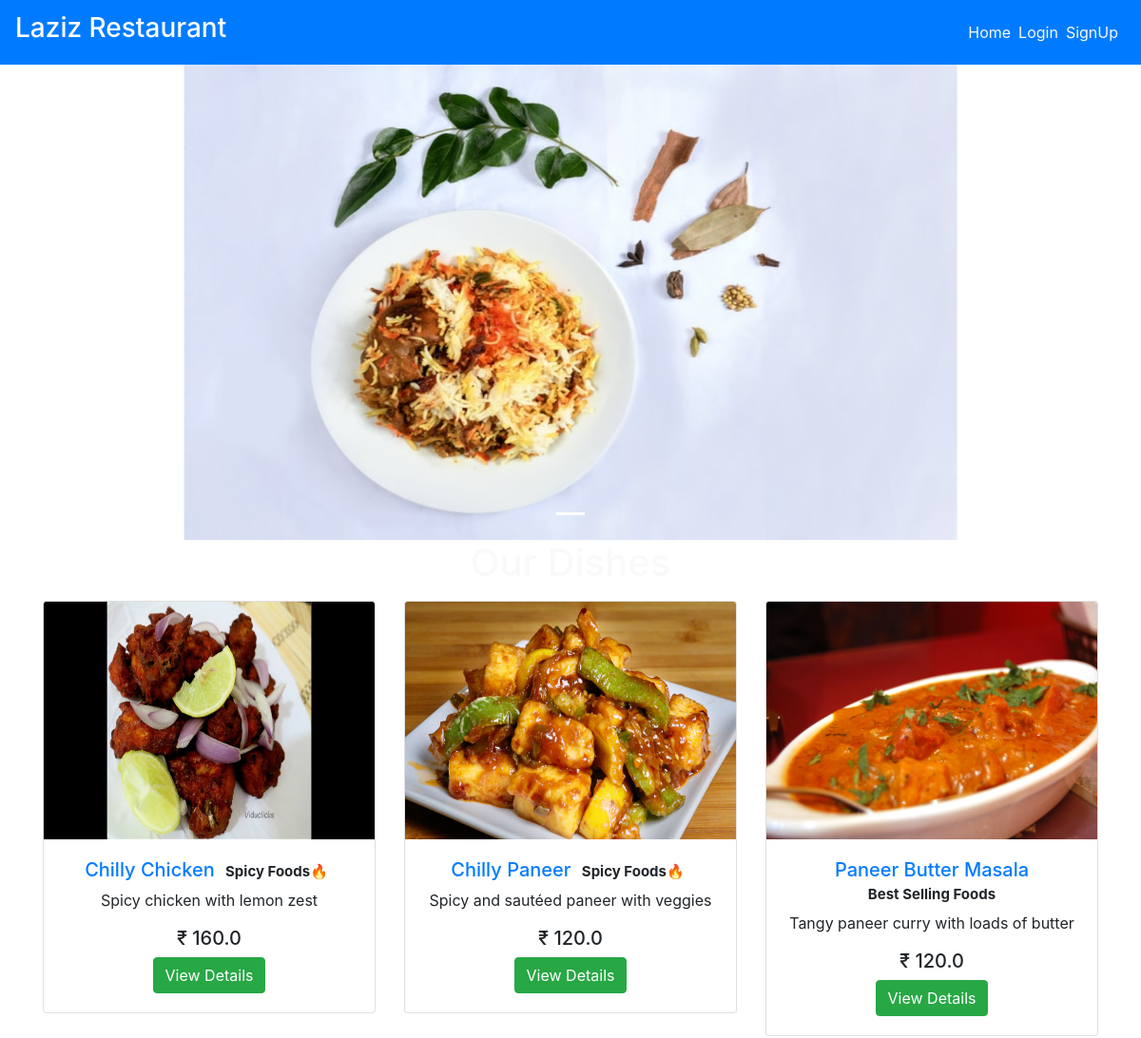
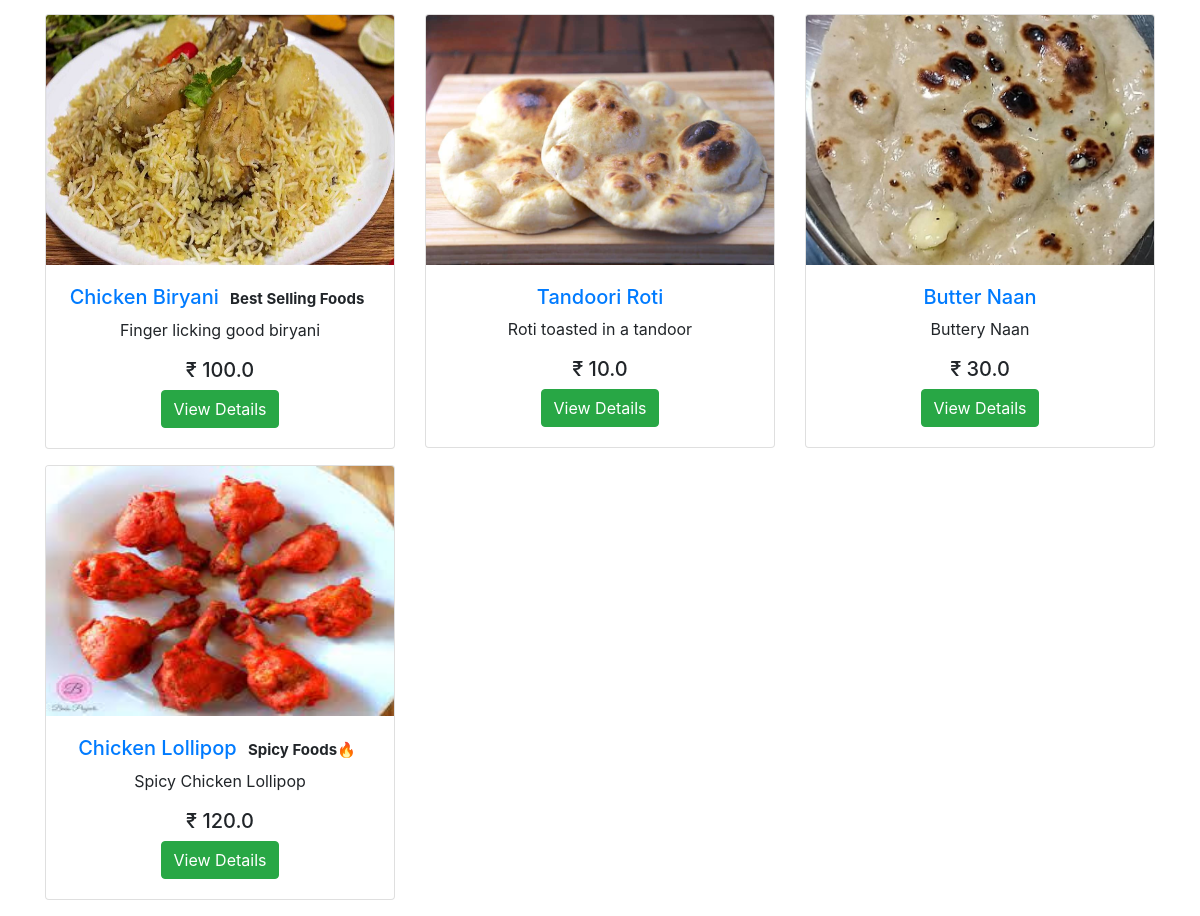
The page / on the database its author committed (2 pictures, top to bottom).
### main/models.py (models this page shows, shortened)
class Item(models.Model):
    LABELS = (
        ('Best Selling Foods', 'Best Selling Foods'),
        ('New Food', 'New Food'),
        ('Spicy Foods🔥', 'Spicy Foods🔥'),
    )
    LABEL_COLOUR = (
        ('danger', 'danger'),
        ('success', 'success'),
        ('primary', 'primary'),
        ('info', 'info'),
        ('warning', 'warning'),
    )
    title = models.CharField(max_length=150)
    description = models.CharField(max_length=250,blank=True)
    price = models.FloatField()
    pieces = models.IntegerField(default=6)
    instructions = models.CharField(max_length=250,default="Available")
    image = models.ImageField(default='default.png', upload_to='images/')
    labels = models.CharField(max_length=25, choices=LABELS, blank=True)
    label_colour = models.CharField(max_length=15, choices=LABEL_COLOUR, blank=True)
    slug = models.SlugField(default="foods")
    created_by = models.ForeignKey(User, on_delete=models.CASCADE)

### main/views.py (the view)
# urls.py: path('', MenuListView.as_view(), name='home'),
class MenuListView(ListView):
    model = Item
    template_name = 'main/home.html'
    context_object_name = 'menu_items'

### main/templates/main/home.html
{% extends "main/layout.html" %}
{% block content %}
  <div class="home">
    <div id="carouselExampleCaptions" class="carousel slide mb-5" data-ride="carousel" style="height: 500px;">
        <ol class="carousel-indicators">
          <li data-target="#carouselExampleCaptions" data-slide-to="0" class="active"></li>
        </ol>
        <div class="carousel-inner">
          <div class="carousel-item active">
            <img src="/media/homeimg1.jpg" class="d-block w-100" alt="sushi1" height="500px">
            <div class="carousel-caption d-none d-md-block text-dark">
            </div>
    <div class="container">
      <h1 class="text-center text-light mb-3">Our Dishes</h1>
      <div class="row">
        {% for item in menu_items %}
            <div class="col-sm-4">
                <div class="card mb-3" style="height: fit-content; overflow: auto;">
                  <img src="{{ item.image.url }}" style="height: 250px;">
                    <div class="card-body text-center">
                      <h5 class="text-center"><a href="{% url 'main:dishes' item.slug %}">{{ item.title }} </a><span class="badge badge-{{ item.label_colour }}">{{ item.labels }}</span></h5>
                      <p class="text-center">{{ item.description }}</p>
                      <h5 class="text-center"> &#8377; {{ item.price }}</h5>
                      <a href="{% url 'main:dishes' item.slug %}" class="btn btn-success">View Details</a>
                    </div>
                </div>
            </div>
        {% endfor %}
      </div>
    </div>
  </div>
{% endblock content %}

### main/templates/main/layout.html (shortened to what this page needs)
{% load get_group %}
{% load static %}
<!DOCTYPE html>
<html lang="en">
<head>
    <link rel="stylesheet" href="https://maxcdn.bootstrapcdn.com/bootstrap/4.0.0/css/bootstrap.min.css">
    <link rel="stylesheet" type="text/css" href="{% static 'main/styles.css' %}">
</head>
<body>
    <nav class="navbar navbar-expand-lg navbar-dark bg-primary">
        <a class="navbar-brand" href="/"><h3>Laziz Restaurant</h3></a>
        <div class="collapse navbar-collapse" id="navbarNav">
            <ul class="navbar-nav ml-auto">
                    <li><a href="{% url 'main:home' %}" class="mr-2 text-light"> Home </a></li>
                {% if user.is_authenticated %}
                    {% if request.user|has_group:"admin_owner" %}
                        <li><a href="{% url 'main:admin_dashboard' %}" class="mr-2 text-light"> DashBoard </a></li>
                        <li>
                            <form class="logout-link" action="{% url 'accounts:logout' %}" method="post">
                                {% csrf_token %}
                                <button type="submit" class="mr-2">Logout</button>
                            </form>
                        </li>
                    {% else %}
                        <li><a href="{% url 'main:cart' %}" class="mr-2 text-light"> 🛒</a></li>
                        <li><a href="{% url 'main:order_details' %}" class="mr-2 text-light"> Your Orders </a></li>
                        <li>
                            <form class="logout-link" action="{% url 'accounts:logout' %}" method="post">
                                {% csrf_token %}
                                <button type="submit" class="mr-2"> Logout </button>
                            </form>
                        </li>
                    {% endif %}
                {% else %}
                    <li><a href="{% url 'accounts:login' %}" class="mr-2 text-light"> Login </a></li>
                    <li><a href="{% url 'accounts:signup' %}" class="mr-2 text-light"> SignUp </a></li>
                {% endif %}
            </ul>
        </div>
    </nav>
    <main role="main">
        {% block content %}{% endblock %}
    </main>

### rows shown on the page
Item: image (picture), title "Chilly Chicken", labels "Spicy Foods🔥", description "Spicy chicken with lemon zest", price "160.0"
Item: image (picture), title "Chilly Paneer", labels "Spicy Foods🔥", description "Spicy and sautéed paneer with veggies", price "120.0"
Item: image (picture), title "Paneer Butter Masala", labels "Best Selling Foods", description "Tangy paneer curry with loads of butter", price "120.0"
Item: image (picture), title "Chicken Biryani", labels "Best Selling Foods", description "Finger licking good biryani", price "100.0"
Item: image (picture), title "Tandoori Roti", description "Roti toasted in a tandoor", price "10.0"
Item: image (picture), title "Butter Naan", description "Buttery Naan", price "30.0"
Item: image (picture), title "Chicken Lollipop", labels "Spicy Foods🔥", description "Spicy Chicken Lollipop", price "120.0"
